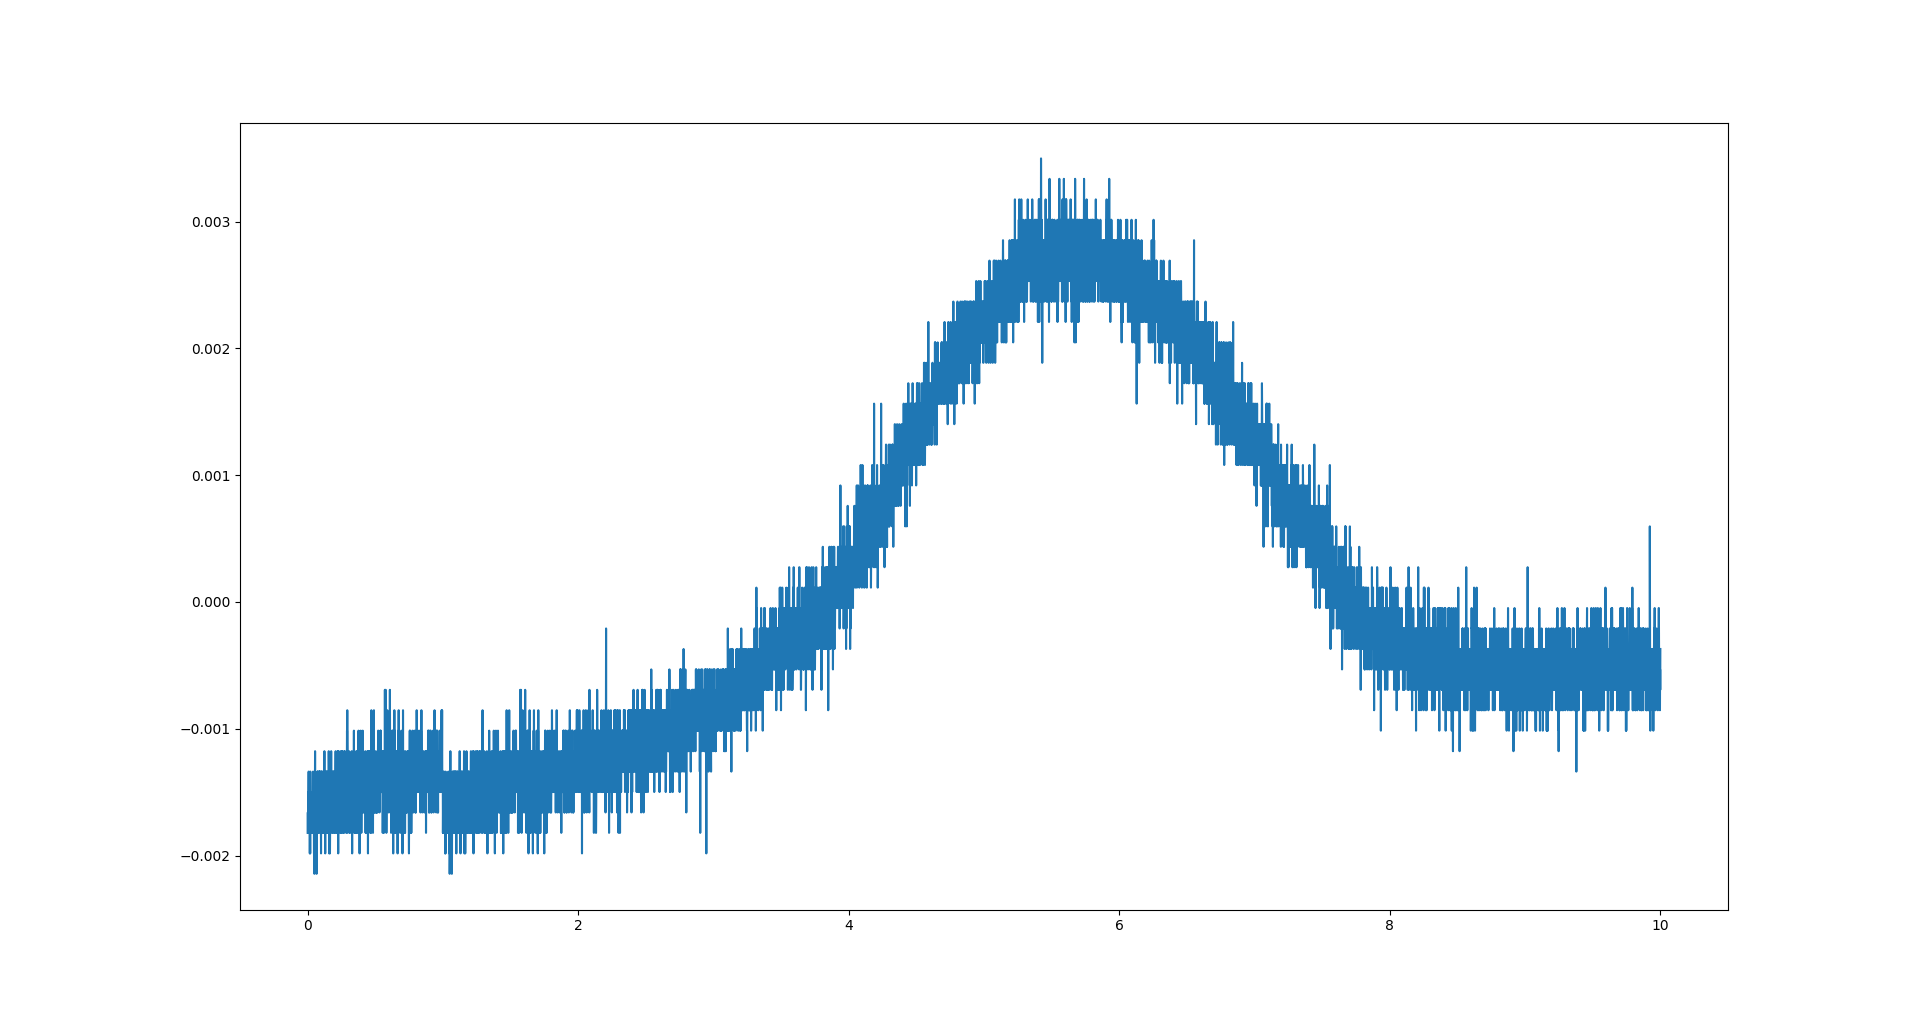

Write the Python code that produced this figure.

import numpy as np
import matplotlib.pyplot as plt
import datetime

fptr=open("./physiology/sub019_film 1_C3.csv",'r')
raw_data = fptr.read()
ts_data = raw_data.split('\n')#time_split data
len_of_tsdata = len(ts_data)-1#get 2d vector each row's end length

print ("Film 1 total time of ",len_of_tsdata," secs")

for i in range(len(ts_data)):
    ts_data[i]=ts_data[i].split(',')
start_time=datetime.datetime.strptime("16:57:20","%H:%M:%S")#time of show stimulation
end_time=datetime.datetime.strptime("17:03:33","%H:%M:%S")#time of show questionnaire
#change timestamp to object parsing with the format "%H:%M:%S"
print ("Film 1 start time of %H:%M:%S",start_time," ")
print ("Film 1 end time of %H:%M:%S",end_time," ")
total_sec=0
start_index=0
#find which time in the csv 2d vector file in what row shall we start
for i in range(0,len_of_tsdata):
	temp_time=datetime.datetime.strptime(ts_data[i][0]," %H:%M:%S.")
	if(start_time<=temp_time):
		total_sec+=1 #ok to start find the start point
		break;
	else:
		start_index=i+1 #keep accumulating the starting index to find in which row of csv file is the start point of watching video
#find the start_index of the 2d array in what row shall we sart to append data that is we really watch the video

final_data = np.array(ts_data[start_index][1:])#initilaization of the final y axis data to plot


#keep append, append until the video ends
for i in range(start_index,len_of_tsdata):
	temp_time=datetime.datetime.strptime(ts_data[i][0]," %H:%M:%S.") #uniformalize the time format
	if(start_time<=temp_time and temp_time<=end_time): #is in the interval, append
		total_sec+=1
		final_data = np.append(final_data,ts_data[i][1:])
	else: #out of interval , append ends
		break

total_amplitude=0.0 #as amplitude accumulator
total_round=0 #as count accumulator
for i in range(start_index,start_index+total_sec):#as integer second type
	if((i-start_index)%6==5):#six seconds a group
		temp_arr=np.concatenate((ts_data[i-5][1:],ts_data[i-4][1:],ts_data[i-3][1:],ts_data[i-2][1:],ts_data[i-1][1:],ts_data[i][1:]))
		peak = max(temp_arr)
		down = min(temp_arr)
		total_amplitude+=(peak.astype(float)-down.astype(float))
		total_round+=1
	else:
		continue

average_amplitude = total_amplitude/total_round
final_data = final_data.astype(float)
print("Avreage amplitude : ",average_amplitude)
print("Total video watching time is ",end_time-start_time,"  len of final data is  ",len(final_data)) #will be 375000
time_axis = np.arange(0,10,0.001,float) #from 0 to 10 seconds, the difference between each is 0.001 (as sampling freq = 1000 Hz)
#plot as the floating type
plt.plot(time_axis,final_data[0:10000])#since we sample from 0 to 10 with precision 0.001(1000hz)
plt.show()
